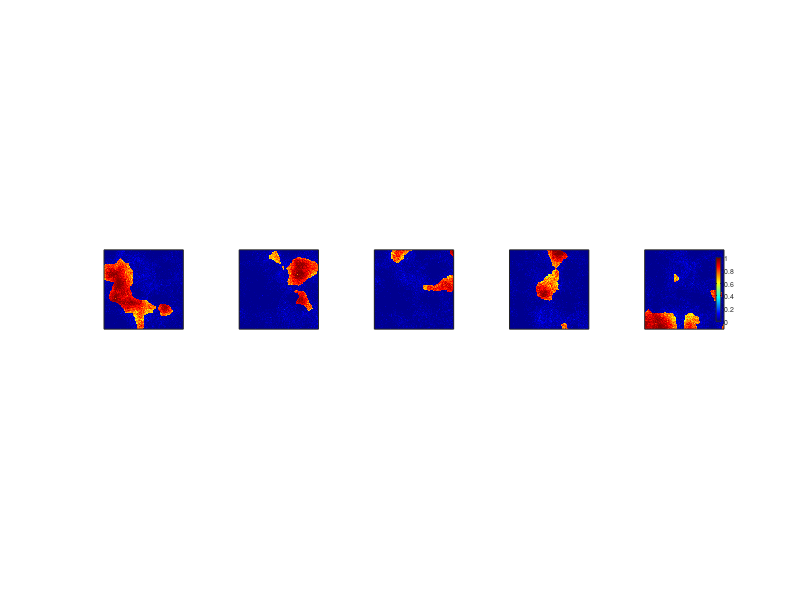

Write the MATLAB code that produced this figure. (Note: this script raises an error after producing the figure.)
%% demo2 MUA
% =========================================================================
%
% Demo of example 2 (DC2) of the paper.
%   
% [1] Borsoi, R. A., Imbiriba, T., Bermudez, J. C. M., Richard, C. A Fast Multiscale Spatial Regularization for Sparse Hyperspectral Unmixing. IEEE Geoscience and Remote Sensing Letters, 2018.
%   
%   Sparse unmixing using a multiscale spatial regularization method based on the 
%   segmentation/superpixel decomposition of the HSI. Other techniques
%   are included for comparisson (SUNSAL, SUNSAL-TV and S2WSP). Please refer to [1]
%   for more details.
% 
% 
% Original code by Iordache and Bioucas-Dias
% Modified by: Ricardo Borsoi, 2017
% =========================================================================
%
% 
% 
% This demo illustrates the sunsal_TV sparse regression algorithm
% introduced in the paper 
%
%  M.-D. Iordache, J. Bioucas-Dias, and A. Plaza, "Total variation spatial 
%  regularization for sparse hyperspectral unmixing", IEEE Transactions on 
%  Geoscience and Remote Sensing, vol. PP, no. 99, pp. 1-19, 2012.
%
% which solves the optimization problem
%
%   min  0.5*||AX-Y||^2_F + lambda_1 ||X||_{1,1} + lambda_tv TV(X) 
%   X>=0
%
%
%  Demo parameters:
%     p = 5                             % number of endmembers
%     SNR = 40 dB      
%     size(A) = [220, 240]              % size of the library
%     min angle(a_i, a_j) = 4.44 degs   % minimum angle between any two
%                                       % elements of A
%       
%  Notes:
%
%    You may change the demo parameters, namely SNR, the noise correlation,
%    the size of dictionary A by changing min_angle, and the true endmember 
%    matrix M, which, in any case, must contain p=5 columns. 
% 
%   Please keep in mind the following:
%
%     a) sunsal  adapts automatically  the ADMM parameter for 
%        convergence speed 
%  
%     b) sunsal_tv deoes not adapts automatically  the ADMM parameter. 
%        So the inputted parameter mu has a  critical impact on the
%        convergence speed
%
%     c) the regularization parameters  were hand tuned for optimal
%        performance.
% 
% Author: Jose Bioucas Dias, August 2012
%

close all
clear all
clc

mkdir('examples/DC4')
% mkdir('mat_data')

%%
%%%%%%%%%%%%%%%%%%%%%%%%%%%%%%%%%%%%%%%%%%%%%%%%%%%%%%%%%%%%%%%%%%%%%%%%%%
%  Generate data
%%%%%%%%%%%%%%%%%%%%%%%%%%%%%%%%%%%%%%%%%%%%%%%%%%%%%%%%%%%%%%%%%%%%%%%%%%
% number of end members
p = 9;  % fixed for this demo

%SNR in dB
SNR = 20; 30;
% noise bandwidth in pixels of the noise  low pass filter (Gaussian)
bandwidth = 10000; % 10000 == iid noise
%bandwidth = 5*pi/224; % colored noise 



% define random states
rand('state',10);
randn('state',10);

%% 
%%%%%%%%%%%%%%%%%%%%%%%%%%%%%%%%%%%%%%%%%%%%%%%%%%%%%%%%%%%%%%%%%%%%%%%%%%%
% load fractional abundances
%%%%%%%%%%%%%%%%%%%%%%%%%%%%%%%%%%%%%%%%%%%%%%%%%%%%%%%%%%%%%%%%%%%%%%%%%%%

load spatial2.mat

%  Size of the images
nl = size(Xim,1);
nc = size(Xim,2);
np = nl*nc;     % number of pixels


%%
%%%%%%%%%%%%%%%%%%%%%%%%%%%%%%%%%%%%%%%%%%%%%%%%%%%%%%%%%%%%%%%%%%%%%%%%%%%
% Plot all endmembers
%%%%%%%%%%%%%%%%%%%%%%%%%%%%%%%%%%%%%%%%%%%%%%%%%%%%%%%%%%%%%%%%%%%%%%%%%%%
figure
subplot(1,5,1)
imagesc(Xim(:,:,1), [0 1])
axis square, set(gca,'xtick',[]), set(gca,'xticklabel',[]), set(gca,'ytick',[]), set(gca,'yticklabel',[])

subplot(1,5,2)
imagesc(Xim(:,:,2), [0 1])
axis square, set(gca,'xtick',[]), set(gca,'xticklabel',[]), set(gca,'ytick',[]), set(gca,'yticklabel',[])

subplot(1,5,3)
imagesc(Xim(:,:,4), [0 1])
axis square, set(gca,'xtick',[]), set(gca,'xticklabel',[]), set(gca,'ytick',[]), set(gca,'yticklabel',[])

subplot(1,5,4)
imagesc(Xim(:,:,7), [0 1])
axis square, set(gca,'xtick',[]), set(gca,'xticklabel',[]), set(gca,'ytick',[]), set(gca,'yticklabel',[])

h2 = subplot(1,5,5);
imagesc(Xim(:,:,9), [0 1])
axis square, set(gca,'xtick',[]), set(gca,'xticklabel',[]), set(gca,'ytick',[]), set(gca,'yticklabel',[])
originalSize2 = get(gca, 'Position');

h=colorbar; 
set(h2, 'Position', originalSize2);
set(h,'fontsize',5);

colormap jet

print('examples/DC4/true_abundances_DC4','-depsc')
% close all

%%
%%%%%%%%%%%%%%%%%%%%%%%%%%%%%%%%%%%%%%%%%%%%%%%%%%%%%%%%%%%%%%%%%%%%%%%%%%%
% buid the dictionary 
%%%%%%%%%%%%%%%%%%%%%%%%%%%%%%%%%%%%%%%%%%%%%%%%%%%%%%%%%%%%%%%%%%%%%%%%%%%
load USGS_1995_Library.mat
%  order bands by increasing wavelength
[dummy index] = sort(datalib(:,1));
A =  datalib(index,4:end);
names = names(4:end,:);

% prune the library 
% min angle (in degres) between any two signatures 
% the larger min_angle the easier is the sparse regression problem
min_angle = 4.44;       
[A, index] = prune_library2(A,min_angle); % 240  signature 
names = names(index',:);

% order  the columns of A by decreasing angles 
[A, index, angles] = sort_library_by_angle(A);
names = names(index',:);
namesStr = char(names);

% Names of the first 10 ordered materials, with 4.44 deg. prunning:
% 1 - Jarosite GDS99 K,Sy 200C
% 2 - Jarosite GDS101 Na,Sy 200
% 3 - Anorthite HS349.3B 
% 4 - Calcite WS272 
% 5 - Alunite GDS83 Na63 
% 6 - Howlite GDS155
% 7 - Corrensite CorWa-1
% 8 - Fassaite HS118.3B  
% 9 - Adularia GDS57 Orthoclase  
% 10 - Andradite NMNH113829 


%% select p endmembers  from A

% angles (a_1,a_j) \sisizemeq min_angle)
% supp = 1:p;
supp = [2 3 4 5 6 7 8 9 10]; % dont take 2 Jarosites

% % Sample endmembers at random
% supp = randsample(size(A,2), p);

M = A(:,supp);
[L,p] = size(M);  % L = number of bands; p = number of material


%%
%---------------------------------
% generate  the observed  data X
%---------------------------------

% set noise standard deviation
sigma = sqrt(sum(sum((M*X).^2))/np/L/10^(SNR/10));
% generate Gaussian iid noise
noise = sigma*randn(L,np);


% make noise correlated by low pass filtering
% low pass filter (Gaussian)
filter_coef = exp(-(0:L-1).^2/2/bandwidth.^2)';
scale = sqrt(L/sum(filter_coef.^2));
filter_coef = scale*filter_coef;
noise = idct(dct(noise).*repmat(filter_coef,1,np));

%  observed spectral vector
Y = M*X + noise;


% create  true X wrt  the library A
n = size(A,2);
N = nl*nc;
XT = zeros(n,N);
XT(supp,:) = X;









%%
%%%%%%%%%%%%%%%%%%%%%%%%%%%%%%%%%%%%%%%%%%%%%%%%%%%%%%%%%%%%%%%%%%%%%%%%%%%
% Regularization using K-means
%%%%%%%%%%%%%%%%%%%%%%%%%%%%%%%%%%%%%%%%%%%%%%%%%%%%%%%%%%%%%%%%%%%%%%%%%%%

% define random states
rand('state',10);
randn('state',10);

% Select parameters acording to SNR, considering dirichlet data
if SNR == 40
    % 40db
    error('No parameters for this SNR!')
elseif SNR == 30
    lambda1_sp = 0.005;
    lambda2_sp = 0.01;
    beta       = 1; % opt = 30, flat surface
    kmensCsize = 8;
    
elseif SNR == 20
    lambda1_sp = 0.005;
    lambda2_sp = 0.5;
    beta       = 10;
    kmensCsize = 11;
end


    
rmpath('vlfeat-0.9.20/toolbox/noprefix')


% Determine the number of clusters
NclustKmeans = floor(N/kmensCsize^2);



tic

Y2 = reshape(Y', nl, nc, L);   
Y2a = Y2;
% reorder and rescale data into 2-D array
[numRows,numCols,numSpectra] = size(Y2);
scfact = mean(reshape(sqrt(sum(Y2.^2,3)), numRows*numCols, 1));
Y2 = Y2./scfact;
imgVec = reshape(Y2, [numRows*numCols numSpectra]);

% run k-means
[IDX, C] = kmeans(Y', NclustKmeans, 'Distance', 'correlation','Start',rand(NclustKmeans,L));

IDX = IDX - 1;
spSegs = reshape(IDX', nl, nc, 1); 
numSuperpixels = NclustKmeans;


% ------
% Unmix the clusters

Y3 = zeros(size(Y2));
avg_superpx = zeros(1, numSuperpixels+1, L);

for i=0:numSuperpixels
    [rowi, coli] = find(spSegs==i);
    
    for j=1:length(rowi)
        % Averages all pixels inside each superpixel
        if j == 1
            avg_superpx(1,i+1,:) = (1/length(rowi)) * Y2a(rowi(j),coli(j),:);
        else
            avg_superpx(1,i+1,:) = avg_superpx(1,i+1,:) + (1/length(rowi)) * Y2a(rowi(j),coli(j),:);
        end
    end
    
    % This is optional (for visualization)
    for j=1:length(rowi)
        Y3(rowi(j),coli(j),:) = avg_superpx(1,i+1,:);
    end
end


% %%
% Unmix each superpixel individually
[X_hat_l1_t_kmeans] = sunsal(A,squeeze(avg_superpx)','lambda',lambda1_sp,'ADDONE','no','POSITIVITY','yes', ...
                       'TOL',1e-4, 'AL_iters',2000,'verbose','yes');

% Re-attribute the abundances for the entire matrix
temp = zeros(size(Y2,1), size(Y2,2), n);
for i=0:numSuperpixels
    [rowi, coli] = find(spSegs==i);
    
    % Attributes unmixing result to all pixels in a voxel
    for j=1:length(rowi)
        temp(rowi(j),coli(j),:) = X_hat_l1_t_kmeans(:,i+1);
    end
end

X_hat_l1_kmeans = reshape(temp, [size(Y2,1)*size(Y2,2) n])';

% constrained least squares l2-l1 
[X_hat_l1_kmeans] =  sunsal_spreg(A,Y,X_hat_l1_kmeans,beta,'lambda',lambda2_sp,'ADDONE','no','POSITIVITY','yes', ...
                    'TOL',1e-4, 'AL_iters',2000,'verbose','yes');
timeKmeans = toc;

SRE_l1_kmeans = 20*log10(norm(XT,'fro')/norm(X_hat_l1_kmeans-XT,'fro'));
disp(SRE_l1_kmeans)

% % endmember no. 5
% X_hat_l1_spreg_im = reshape(X_hat_l1_spreg', nl,nc,n);       
% figure, imagesc(X_hat_l1_spreg_im(:,:,supp(5)))
% title('Spreg - Frational abundance of endmember 5')













%%
%%%%%%%%%%%%%%%%%%%%%%%%%%%%%%%%%%%%%%%%%%%%%%%%%%%%%%%%%%%%%%%%%%%%%%%%%%%
% Multiscale regularization using segmentation (watershed)
%%%%%%%%%%%%%%%%%%%%%%%%%%%%%%%%%%%%%%%%%%%%%%%%%%%%%%%%%%%%%%%%%%%%%%%%%%%

addpath vlfeat-0.9.20
run('vlfeat-0.9.20/toolbox/vl_setup')

addpath(genpath('HSI_segmentation'))


% Select parameters acording to SNR, considering dirichlet data
if SNR == 40
    % 40db
    error('No parameters for this SNR!')
elseif SNR == 30
    % 30db
    lambda1_sp = 0.001;
    lambda2_sp = 0.05;
    beta       = 1;
    sideBPT    = 11;
elseif SNR == 20
    % 20db
    lambda1_sp = 0.005;
    lambda2_sp = 0.1;
    beta       = 5;
    sideBPT    = 13;
end


% Set thenumber of partitions
numBPTsegs = floor(N/sideBPT^2);



tic

Y2 = reshape(Y', nl, nc, L);   
Y2a = Y2;
% reorder and rescale data into 2-D array
[numRows,numCols,numSpectra] = size(Y2);
scfact = mean(reshape(sqrt(sum(Y2.^2,3)), numRows*numCols, 1));
Y2 = Y2./scfact;
imgVec = reshape(Y2, [numRows*numCols numSpectra]);


% Main for BPT construction and processing
% Initial segmentation

% It is assumed that a N-D image "im" has been already loaded, and a RGB
% version "imrgb" of this image is also available (for segmentation display
% purposes)

% first get a pre-segmentation of the image (optional, but advised...)
% Several methods are possible, such as watershed segmentation, SLIC or
% mean shift clustering (code is available online for SLIC and MSC)
% Here is provided the multidimensional watershed algorithm
% Best pre-segmentation algorithm is the mean shift clustering without any
% doubt

im = Y2a;
imrgb = Y2a(:,:,[10 20 90]);

% Segmentation by multidimensional watershed
% ------------------------------------------
SEG = multidimwatershed(im,'supremum');
initsegmap = SEG.whed;

% build data structures

% The two available region models are the region-wise mean vector "R_mean" 
% and the region-wise collection of histograms "R_hist", with a bunch of
% associated metrics (Euclidean, L1 and Linfinity norms, SAM,
% Kullback-Leibleir and Jensen-Shannon for the mean model, Battacharyya and
% Diffusion distance  for the histogram model)

% The field specmerging in structure DAT has to be specified as
% "merging_mean" or "merging_hist" according to the chosen region model
DAT = struct;
DAT.data = im;
DAT.initsegmap = initsegmap;
DAT.regionmodel = @R_mean;
DAT.mergingcriterion = @O_SAM;
DAT.specmerging = @merging_mean;
DAT.prioritysize = @priority_size;

% build BPT
T = buildBPT(DAT);

% Process/prune BPT
% BPT processing can be done in different way, and must be specifically
% tuned to the desired goal.

% A simple way to process the BPT is to extract a given number of regions N,
% which will constitute a partition featuring the N most dissimilar regions
% created during the construction of the BPT.

prunedtree = pruneBPTnbregions(T,numBPTsegs); % N=10


% Display partition
segregions = retrievesegmentation(prunedtree,initsegmap,'regions',imrgb);
% drawborders(imrgb,segregions,'red');
% imrgbmean = displaysegmentationfalsecolors(segregions,imrgb);
% figure, imshow(imrgbmean)


temppp = -ones(size(segregions));
tempVals = sort(unique(segregions));
for iii = 1:length(tempVals)
    temppp(segregions == tempVals(iii)) = iii;
end
temppp = temppp-1;

% figure, imagesc(segregions)
% figure, imagesc(temppp)

if any(temppp == -1)
    error('Error in the segmentation regions partitioning!')
end



spSegs = temppp;
numSuperpixels = numBPTsegs;


% ------
% Unmix the clusters

Y3 = zeros(size(Y2));
avg_superpx = zeros(1, numSuperpixels+1, L);

for i=0:numSuperpixels
    [rowi, coli] = find(spSegs==i);
    
    for j=1:length(rowi)
        % Averages all pixels inside each superpixel
        if j == 1
            avg_superpx(1,i+1,:) = (1/length(rowi)) * Y2a(rowi(j),coli(j),:);
        else
            avg_superpx(1,i+1,:) = avg_superpx(1,i+1,:) + (1/length(rowi)) * Y2a(rowi(j),coli(j),:);
        end
    end
    
    % This is optional (for visualization)
    for j=1:length(rowi)
        Y3(rowi(j),coli(j),:) = avg_superpx(1,i+1,:);
    end
end


% %%
% Unmix each superpixel individually
[X_hat_l1_t_BPT] = sunsal(A,squeeze(avg_superpx)','lambda',lambda1_sp,'ADDONE','no','POSITIVITY','yes', ...
                       'TOL',1e-4, 'AL_iters',2000,'verbose','yes');

% Re-attribute the abundances for the entire matrix
temp = zeros(size(Y2,1), size(Y2,2), n);
for i=0:numSuperpixels
    [rowi, coli] = find(spSegs==i);
    
    % Attributes unmixing result to all pixels in a voxel
    for j=1:length(rowi)
        temp(rowi(j),coli(j),:) = X_hat_l1_t_BPT(:,i+1);
    end
end

X_hat_l1_BPT = reshape(temp, [size(Y2,1)*size(Y2,2) n])';

% constrained least squares l2-l1 
[X_hat_l1_BPT] =  sunsal_spreg(A,Y,X_hat_l1_BPT,beta,'lambda',lambda2_sp,'ADDONE','no','POSITIVITY','yes', ...
                    'TOL',1e-4, 'AL_iters',2000,'verbose','yes');
timeBPT = toc;

SRE_l1_BPT = 20*log10(norm(XT,'fro')/norm(X_hat_l1_BPT-XT,'fro'));
disp(SRE_l1_BPT)

% % endmember no. 5
% X_hat_l1_spreg_im = reshape(X_hat_l1_spreg', nl,nc,n);       
% figure, imagesc(X_hat_l1_spreg_im(:,:,supp(5)))
% title('Spreg - Frational abundance of endmember 5')







% ---------------------------------------------
% display image of superpixels (optional)
[sx,sy] = vl_grad(double(spSegs), 'type', 'forward') ;
s = find(sx | sy) ;

imgColor = Y2(:,:,[29 15 12]);
imgColor = uint8(255*(imgColor - min(imgColor(:)))./(max(imgColor(:))-min(imgColor(:))));
imgS = imgColor; 
imgS([s s+numel(imgColor(:,:,1)) s+2*numel(imgColor(:,:,1))]) = 0;
figure; imshow(imgS);














%%
%%%%%%%%%%%%%%%%%%%%%%%%%%%%%%%%%%%%%%%%%%%%%%%%%%%%%%%%%%%%%%%%%%%%%%%%%%%
% Multiscale regularization using superpixels
%%%%%%%%%%%%%%%%%%%%%%%%%%%%%%%%%%%%%%%%%%%%%%%%%%%%%%%%%%%%%%%%%%%%%%%%%%%

% Decompose the image into homogeneous regions and apply clustering
% individually 

addpath vlfeat-0.9.20
run('vlfeat-0.9.20/toolbox/vl_setup')



% Select parameters acording to SNR, considering dirichlet data
if SNR == 40
    % 40db
    lambda1_sp = 0.001;
    lambda2_sp = 0.005;
    beta       = 0.3;
    slic_size  = 5;
    slic_reg   = 0.0001;
    
elseif SNR == 30
    % 30db
    lambda1_sp = 0.003;
    lambda2_sp = 0.03;
    beta       = 3;
    slic_size  = 7;
    slic_reg   = 0.00125;
    
elseif SNR == 20
    % 20db
    lambda1_sp = 0.007;
    lambda2_sp = 0.1;
    beta       = 10; % opt = 30, but the surface is almost flat
    slic_size  = 8;
    slic_reg   = 0.00125;
end







Y2 = reshape(Y', nl, nc, L);   
Y2a = Y2;

tic

% reorder and rescale data into 2-D array
[numRows,numCols,numSpectra] = size(Y2);
scfact = mean(reshape(sqrt(sum(Y2.^2,3)), numRows*numCols, 1));
Y2 = Y2./scfact;
imgVec = reshape(Y2, [numRows*numCols numSpectra]);

% compute superpixels
disp('Computing SLIC Superpixels...');
spSegs = vl_slic(single(Y2), slic_size, slic_reg);
numSuperpixels = double(max(spSegs(:)))+1; 


% ------
% Unmix the superpixels

Y3 = zeros(size(Y2));
avg_superpx = zeros(1, numSuperpixels+1, L);

for i=0:numSuperpixels
    [rowi, coli] = find(spSegs==i);
    
    for j=1:length(rowi)
        % Averages all pixels inside each superpixel
        if j == 1
            avg_superpx(1,i+1,:) = (1/length(rowi)) * Y2a(rowi(j),coli(j),:);
        else
            avg_superpx(1,i+1,:) = avg_superpx(1,i+1,:) + (1/length(rowi)) * Y2a(rowi(j),coli(j),:);
        end
    end
    
    % This is optional (for visualization)
    for j=1:length(rowi)
        Y3(rowi(j),coli(j),:) = avg_superpx(1,i+1,:);
    end
end


% Unmix each superpixel individually
[X_hat_l1_suppx] = sunsal(A,squeeze(avg_superpx)','lambda',lambda1_sp,'ADDONE','no','POSITIVITY','yes', ...
                       'TOL',1e-4, 'AL_iters',2000,'verbose','yes');

% Re-attribute the abundances for the entire matrix
temp = zeros(size(Y2,1), size(Y2,2), n);
for i=0:numSuperpixels
    [rowi, coli] = find(spSegs==i);
    
    % Attributes unmixing result to all pixels in a voxel
    for j=1:length(rowi)
        temp(rowi(j),coli(j),:) = X_hat_l1_suppx(:,i+1);
    end
end

X_hat_l1_spreg = reshape(temp, [size(Y2,1)*size(Y2,2) n])';


% constrained least squares l2-l1     
[X_hat_l1_spreg] =  sunsal_spreg(A,Y,X_hat_l1_spreg,beta,'lambda',lambda2_sp,'ADDONE','no','POSITIVITY','yes', ...
                    'TOL',1e-4, 'AL_iters',2000,'verbose','yes');

timeMscale = toc;

SRE_l1_spreg = 20*log10(norm(XT,'fro')/norm(X_hat_l1_spreg-XT,'fro'));


% % endmember no. 1 (tv_ni)
% X_hat_l1_spreg_im = reshape(X_hat_l1_spreg', nl,nc,n);       
% figure, imagesc(X_hat_l1_spreg_im(:,:,supp(1)))
% title('Spreg - Frational abundance of endmember 1')





% ---------------------------------------------
% display image of superpixels (optional)
[sx,sy] = vl_grad(double(spSegs), 'type', 'forward') ;
s = find(sx | sy) ;

imgColor = Y2(:,:,[29 15 12]);
imgColor = uint8(255*(imgColor - min(imgColor(:)))./(max(imgColor(:))-min(imgColor(:))));
imgS = imgColor; 
imgS([s s+numel(imgColor(:,:,1)) s+2*numel(imgColor(:,:,1))]) = 0;
figure; imshow(imgS);



















%%
%%%%%%%%%%%%%%%%%%%%%%%%%%%%%%%%%%%%%%%%%%%%%%%%%%%%%%%%%%%%%%%%%%%%%%%%%%%
% SUNSAL and SUNSAL_TV solutions
%%%%%%%%%%%%%%%%%%%%%%%%%%%%%%%%%%%%%%%%%%%%%%%%%%%%%%%%%%%%%%%%%%%%%%%%%%%

      
%% constrained least squares l2-l1   (SUnSAL)             
% Select parameters acording to SNR, considering dirichlet data
if SNR == 40
    % 40db
    lambda = 0.005;
    
elseif SNR == 30
    % 30db
    lambda = 0.01;
    
elseif SNR == 20
    % 20db
    lambda = 0.1;
end


tic
[X_hat_l1] =  sunsal(A,Y,'lambda',lambda,'ADDONE','no','POSITIVITY','yes', ...
                    'TOL',1e-4, 'AL_iters',2000,'verbose','yes');
timeSunsal = toc;

SRE_l1 = 20*log10(norm(XT,'fro')/norm(X_hat_l1-XT,'fro'));



                
%% constrained least squares l2-l1-TV   (SUnSAL-TV)            
% Select parameters acording to SNR, considering dirichlet data
if SNR == 40
    % 40db
    lambda    = 0.001;
    lambda_TV = 0.001;
    
elseif SNR == 30
    % 30db
    lambda    = 0.005;
    lambda_TV = 0.007;
    
elseif SNR == 20
    % 20db
    lambda    = 0.01;
    lambda_TV = 0.03;
end



tic
[X_hat_tv,res,rmse_ni] = sunsal_tv(A,Y,'MU',0.05,'POSITIVITY','yes','ADDONE','no', ...
                              'LAMBDA_1',lambda,'LAMBDA_TV', lambda_TV, 'TV_TYPE','niso',...
                              'IM_SIZE',[nl,nc],'AL_ITERS',200, 'TRUE_X', XT,  'VERBOSE','yes');
timeTV = toc;

SRE_tv = 20*log10(norm(XT,'fro')/norm(X_hat_tv-XT,'fro')); 







%%%%%%%%%%%%%%%%%%%%%%%%%%%%%%%%%%%%%%%%%%%%%%%%%%%%%%%%%%%%%%%%%%%%%%%%%%%
% Constrained least squares using l2-l1-swSp solution
%%%%%%%%%%%%%%%%%%%%%%%%%%%%%%%%%%%%%%%%%%%%%%%%%%%%%%%%%%%%%%%%%%%%%%%%%%%
        
% Select parameters acording to SNR
if SNR == 40
    % 40db
    
elseif SNR == 30
    % 30db
    lambda_swsp = 10e-3;
    
elseif SNR == 20
    % 20db
    lambda_swsp = 10e-3; 
end


tic
[X_hat_l21LC,res2,rmse_ni] = sunsal_tv_lw_sp(A,Y,'MU',0.5,'POSITIVITY','yes','ADDONE','no', ...
                               'LAMBDA_1',lambda_swsp,'IM_SIZE',[nl,nc],'AL_ITERS',5,'TRUE_X', XT, 'VERBOSE','yes');  
time_swsp = toc;

SRE_swsp = 20*log10(norm(XT,'fro')/norm(X_hat_l21LC-XT,'fro')); 
   




%%
%%%%%%%%%%%%%%%%%%%%%%%%%%%%%%%%%%%%%%%%%%%%%%%%%%%%%%%%%%%%%%%%%%%%%%%%%
% print results
%%%%%%%%%%%%%%%%%%%%%%%%%%%%%%%%%%%%%%%%%%%%%%%%%%%%%%%%%%%%%%%%%%%%%%%%%%



fprintf('\n\n SIGNAL-TO-RECONSTRUCTION ERRORS (SRE)\n\n')

fprintf('SRE-l1 = %2.3f\n', SRE_l1)
fprintf('SRE-TV = %2.3f\n', SRE_tv)
fprintf('SRE_SPx-Mscale = %2.3f\n', SRE_l1_spreg)
fprintf('SRE_kmeans = %2.3f\n', SRE_l1_kmeans)
fprintf('SRE_BPT = %2.3f\n', SRE_l1_BPT)
fprintf('SRE_swsp = %2.3f\n\n', SRE_swsp)


fprintf('\n\n EXECUTION TIME \n\n')

fprintf('TIME-l1 = %2.3f\n', timeSunsal)
fprintf('TIME-TV = %2.3f\n', timeTV)
fprintf('TIME_SPx-Mscale = %2.3f\n', timeMscale)
fprintf('TIME-kmeans = %2.3f\n', timeKmeans)
fprintf('TIME-BPT = %2.3f\n', timeBPT)
fprintf('TIME-SWSP = %2.3f\n\n', time_swsp)  

        
        









%% Plot reconstructed maps
figure
subplot(1,4,1)
X_hat_l1_im = reshape(X_hat_l1', nl,nc,n);
imagesc(X_hat_l1_im(:,:,supp(1)), [0 1])
axis square, set(gca,'xtick',[]), set(gca,'xticklabel',[]), set(gca,'ytick',[]), set(gca,'yticklabel',[])

subplot(1,4,2)
X_hat_tv_im = reshape(X_hat_tv', nl,nc,n);
imagesc(X_hat_tv_im(:,:,supp(1)), [0 1])
axis square, set(gca,'xtick',[]), set(gca,'xticklabel',[]), set(gca,'ytick',[]), set(gca,'yticklabel',[])

h2 = subplot(1,4,3);
X_hat_l1_spreg_im = reshape(X_hat_l1_spreg', nl,nc,n); 
imagesc(X_hat_l1_spreg_im(:,:,supp(1)), [0 1])
axis square, set(gca,'xtick',[]), set(gca,'xticklabel',[]), set(gca,'ytick',[]), set(gca,'yticklabel',[])
originalSize2 = get(gca, 'Position');

X_hat_l1_kmeans_im = reshape(X_hat_l1_kmeans', nl,nc,n); 
h2 = subplot(1,4,4);
imagesc(X_hat_l1_kmeans_im(:,:,supp(1)), [0 1])
axis square, set(gca,'xtick',[]), set(gca,'xticklabel',[]), set(gca,'ytick',[]), set(gca,'yticklabel',[])
originalSize2 = get(gca, 'Position');


h=colorbar; 
set(h2, 'Position', originalSize2);
set(h,'fontsize',5);

colormap jet

% print(strcat('examples/DC4/estim_abundances_DC4_SNR',num2str(SNR)),'-depsc')
% close all



%%

X_hat_l1_im       = reshape(X_hat_l1', nl,nc,n);  
X_hat_tv_im       = reshape(X_hat_tv', nl,nc,n);  
X_hat_l1_spreg_im = reshape(X_hat_l1_spreg', nl,nc,n);   
X_hat_kmeans_im   = reshape(X_hat_l1_kmeans', nl,nc,n);  
X_hat_segment_im  = reshape(X_hat_l1_BPT', nl,nc,n);  
X_hat_l21LC_im    = reshape(X_hat_l21LC', nl,nc,n); 


em_idx = 1;

figure
% [ha, pos] = tight_subplot(1,5,[.025 .025],[.05 .05],[.05 .15]);
[ha, pos] = tight_subplot(1,5,[.025 .015],[.05 .05],[.05 .15]);


axes(ha(1));
imagesc(Xim(:,:,(em_idx)), [0 1])
axis square, set(gca,'xtick',[]), set(gca,'xticklabel',[]), set(gca,'ytick',[]), set(gca,'yticklabel',[])

axes(ha(2));
imagesc(X_hat_tv_im(:,:,supp(em_idx)), [0 1])
axis square, set(gca,'xtick',[]), set(gca,'xticklabel',[]), set(gca,'ytick',[]), set(gca,'yticklabel',[])

axes(ha(3));
imagesc(X_hat_l21LC_im(:,:,supp(em_idx)), [0 1])
axis square, set(gca,'xtick',[]), set(gca,'xticklabel',[]), set(gca,'ytick',[]), set(gca,'yticklabel',[])

axes(ha(4));
imagesc(X_hat_segment_im(:,:,supp(em_idx)), [0 1])
axis square, set(gca,'xtick',[]), set(gca,'xticklabel',[]), set(gca,'ytick',[]), set(gca,'yticklabel',[])

axes(ha(5));
imagesc(X_hat_l1_spreg_im(:,:,supp(em_idx)), [0 1])
axis square, set(gca,'xtick',[]), set(gca,'xticklabel',[]), set(gca,'ytick',[]), set(gca,'yticklabel',[])
originalSize2 = get(gca, 'Position');

h=colorbar; 
set(ha(5), 'Position', originalSize2);
% set(h,'fontsize',5);
set(h,'fontsize',8);

colormap jet
print(strcat('examples/DC2b/estim_abundances_DC2_SNR',num2str(SNR),'_tght'),'-dpdf')














